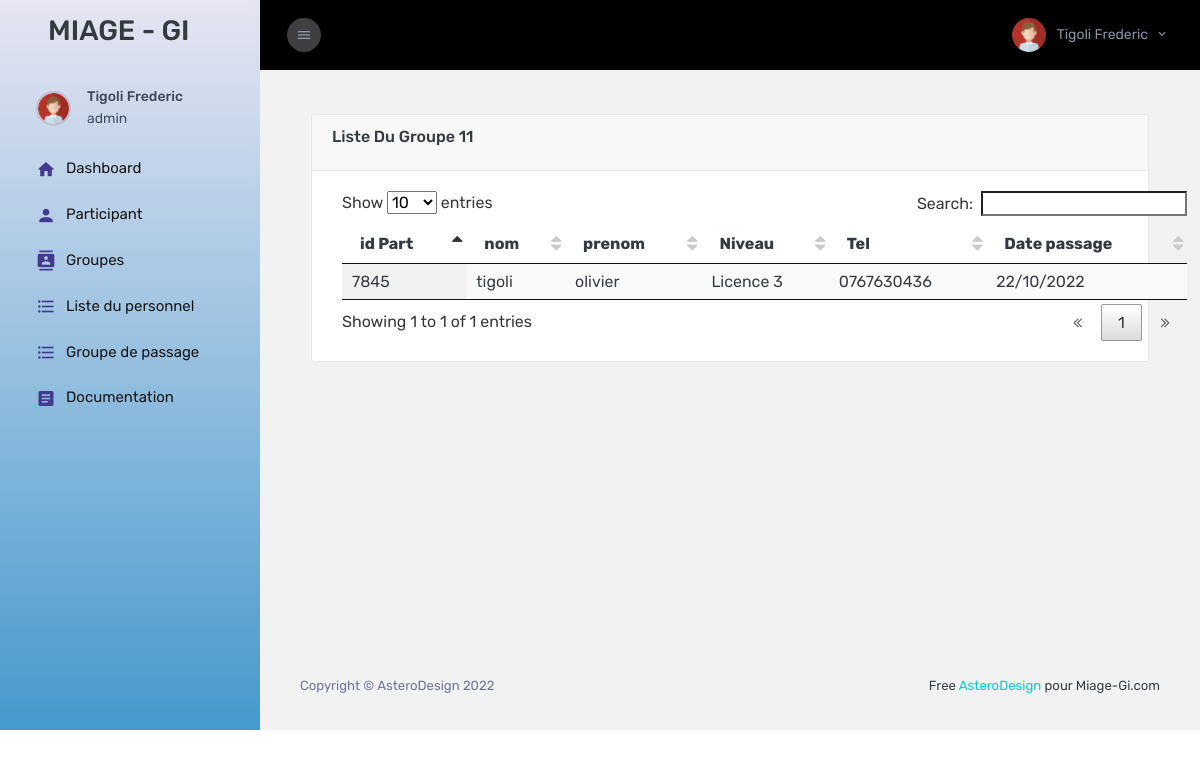
The app's page /miage-gi/pages/manageGrpList.php?Grp=11 (signed in), older data.
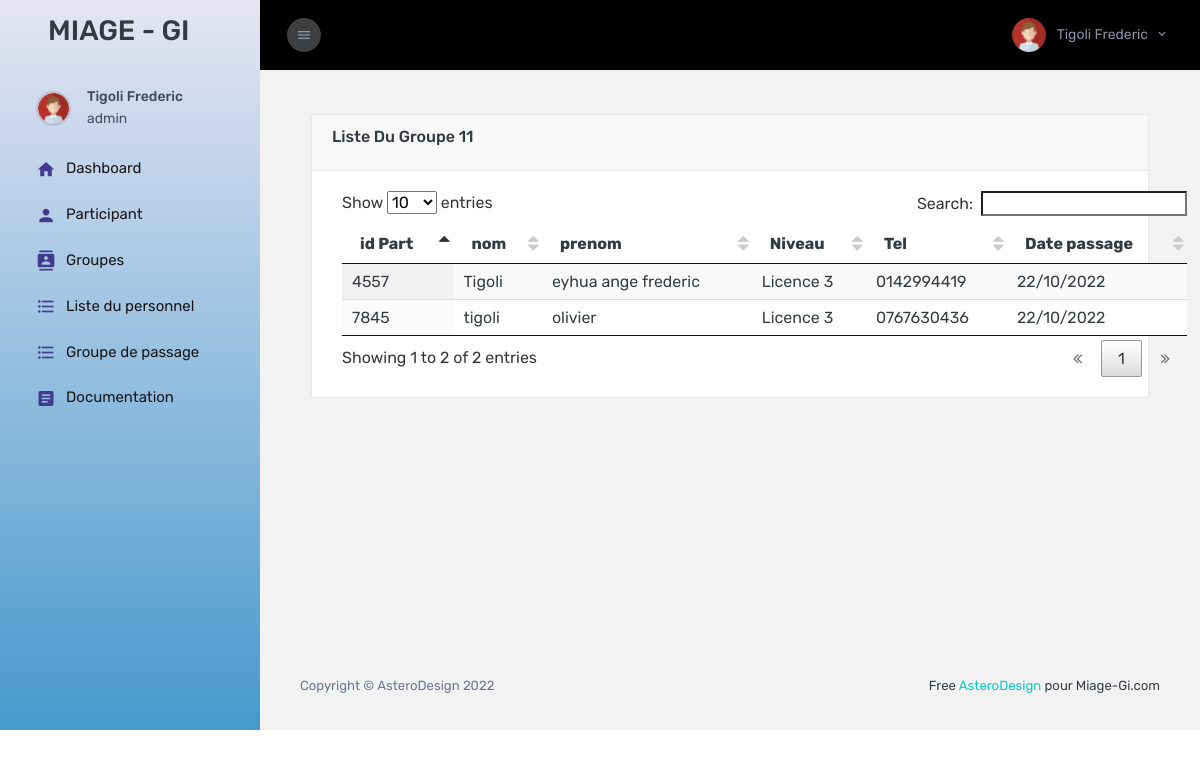
The same page, newer data.
### tables this page shows
CREATE TABLE IF NOT EXISTS `groupe` (
  `idPart` int(11) NOT NULL,
  `idSpe` int(11) NOT NULL,
  `codeGrp` int(11) NOT NULL,
  `datdeb` varchar(255) DEFAULT NULL,
  `datFin` varchar(255) DEFAULT NULL,
  KEY `idPart` (`idPart`),
  KEY `idSpe` (`idSpe`)
);

CREATE TABLE IF NOT EXISTS `participant` (
  `idPart` int(11) NOT NULL,
  `nom` varchar(255) NOT NULL,
  `prenom` varchar(255) NOT NULL,
  `idNiv` int(11) NOT NULL,
  `idSexe` int(11) NOT NULL,
  `mail` varchar(255) NOT NULL,
  `numTel` varchar(255) NOT NULL,
  `photo` varchar(255) NOT NULL,
  `dateCrea` datetime NOT NULL,
  PRIMARY KEY (`idPart`),
  KEY `idNiv` (`idNiv`),
  KEY `idSexe` (`idSexe`)
);

CREATE TABLE IF NOT EXISTS `niveau` (
  `idNiv` int(11) NOT NULL AUTO_INCREMENT,
  `libNiv` varchar(255) NOT NULL,
  PRIMARY KEY (`idNiv`)
);

### miage-gi/pages/manageGrpList.php (the view, shortened to what this page needs)
<?php
    include('../../config.php');
    if(strlen($_SESSION['idAdmin'])==0)
    {
        header('location:login.php');
    }else{
        $idadmin = $_SESSION['idAdmin'];
        $query = mysqli_query($con,"SELECT * FROM admininfo WHERE idAdmin='$idadmin'");
        $rst = mysqli_fetch_array($query);
    }
    if(isset($_GET['Grp'])){
        $codeGrp = intval($_GET['Grp']);
    }
?>
<!DOCTYPE html>
<html lang="fr">
<head>
  <?php  include "includes/head.php";?>
</head>
<body>
        <div class="container-scroller">
        <?php
            if($rst['idRole'] == 2){
            include "sidebarSec.php";
            }elseif($rst['idRole'] == 3){
            include "sidebarCompt.php";
            }else{
            include "includes/sidebar.php";
            }
        ?>
            <div class="container-fluid page-body-wrapper">
            <?php include "includes/header.php"?>
                <div class="main-panel">
                    <div class="content-wrapper pb-0">
                        <div class="col-12">
                            <div class="card">
                                <div class="card-header">
                                    <h4 class="card-title">Liste du groupe <?=$codeGrp?></h4>
                                </div>
                                <div class="card-body">
                                    <div class="table-responsive">
                                        <table id="example" class="display" style="min-width: 845px">
                                            <thead>
                                                <tr>
                                                    <th>id Part</th>
                                                    <th>nom</th>
                                                    <th>prenom</th>
                                                    <th>Niveau</th>
                                                    <th>Tel</th>
                                                    <th>Date passage</th>
                                                </tr>
                                            </thead>
                                            <tbody>
                                                <?php
                                                    $sql = mysqli_query($con,"SELECT * FROM groupe WHERE codeGrp='$codeGrp'");
                                                    while($result = mysqli_fetch_array($sql)){
                                                        $idPart = $result['idPart'];
                                                        $row1 = mysqli_query($con, "SELECT * FROM participant WHERE idPart = '$idPart'");
                                                        $rst1 = mysqli_fetch_array($row1);
                                                        $idNiv = $rst1['idNiv'];
                                                        $row2 = mysqli_query($con, "SELECT * FROM niveau WHERE idNiv = '$idNiv'");
                                                        $rst2 = mysqli_fetch_array($row2);
                                                ?>
                                                        <tr>
                                                            <td><?=$idPart?></td>
                                                            <td><?=$rst1['nom']?></td>
                                                            <td><?=$rst1['prenom']?></td>
                                                            <td><?=$rst2['libNiv']?></td>
                                                            <td>
                                                            <?=$rst1['numTel']?>
                                                            </td>
                                                            <td>
                                                                22/10/2022
                                                            </td>
                                                        </tr>
                                                <?php } ?>
                                        </table>
                                    </div>
                                </div>
                            </div>
                        </div>
                    </div>
                    <footer class="footer">
                        <div class="d-sm-flex justify-content-center justify-content-sm-between">
                            <span class="text-muted d-block text-center text-sm-left d-sm-inline-block">Copyright ©
                                AsteroDesign 2022</span>
                            <span class="float-none float-sm-right d-block mt-1 mt-sm-0 text-center"> Free <a
                                    href="http://asterodesign.ml/" target="_blank">AsteroDesign</a> pour Miage-Gi.com</span>
                        </div>
                    </footer>
                </div>
            </div>
        </div>
    </body>
</html>

### miage-gi/pages/includes/head.php (shortened to what this page needs)
<head>
  <link rel="stylesheet" href="../assets/vendors/mdi/css/materialdesignicons.min.css" />
  <link rel="stylesheet" href="../assets/vendors/flag-icon-css/css/flag-icon.min.css" />
  <link rel="stylesheet" href="../assets/vendors/css/vendor.bundle.base.css" />
  <link rel="stylesheet" href="../assets/vendors/font-awesome/css/font-awesome.min.css" />
  <link rel="stylesheet" href="../assets/vendors/bootstrap-datepicker/bootstrap-datepicker.min.css" />
  <link href="../assets/vendors/jqvmap/css/jqvmap.min.css" rel="stylesheet">
  <link rel="stylesheet" href="../assets/vendors/datatables/css/jquery.dataTables.min.css">
  <link rel="stylesheet" href="../assets/css/style.css" />
</head>

### miage-gi/pages/includes/sidebar.php (shortened to what this page needs)
<nav class='sidebar sidebar-offcanvas' id='sidebar'>
     <div class='text-center sidebar-brand-wrapper d-flex align-items-center'>
      <h2 class="text-align-center ml-5">MIAGE - GI</h2>
     </div>
     <ul class='nav'>
       <li class='nav-item nav-profile'>
         <a href='#' class='nav-link'>
           <div class='nav-profile-image'>
             <img src='../assets/images/faces-clipart/pic-1.png' alt='profile' />
           </div>
           <div class='nav-profile-text d-flex flex-column pr-3'>
             <span class='font-weight-medium mb-2'><?=$rst['nom']?> <?=$rst['prenom']?></span>
             <span class='font-weight-normal'><?=$rst['login']?></span>
           </div>
         </a>
       </li>
       <li class='nav-item'>
         <a class='nav-link' href='dashAdmin/index.php'>
           <i class='mdi mdi-home menu-icon'></i>
           <span class='menu-title'>Dashboard</span>
         </a>
       </li>
       <li class='nav-item'>
         <a class='nav-link' href='managePart.php'>
           <i class='mdi mdi-account menu-icon'></i>
           <span class='menu-title'>Participant</span>
         </a>
       </li>
       <li class='nav-item'>
         <a class='nav-link' href='manageGrp.php'>
           <i class='mdi mdi-contacts menu-icon'></i>
           <span class='menu-title'>Groupes</span>
         </a>
       </li>
       <li class='nav-item'>
         <a class='nav-link' href='ListPersl.php'>
           <i class='mdi mdi-format-list-bulleted menu-icon'></i>
           <span class='menu-title'>Liste du personnel</span>
         </a>
       </li>
       <li class='nav-item'>
         <a class='nav-link' href='GrpPassD.php'>
           <i class='mdi mdi-format-list-bulleted menu-icon'></i>
           <span class='menu-title'>Groupe de passage</span>
         </a>
       </li>
       <li class='nav-item'>
         <a class='nav-link' href=''>
           <i class='mdi mdi-file-document-box menu-icon'></i>
           <span class='menu-title'>Documentation</span>
         </a>
       </li>
     </ul>
   </nav>

### miage-gi/pages/includes/header.php (shortened to what this page needs)
<nav class="navbar col-lg-12 col-12 p-lg-0 fixed-top d-flex flex-row">
  <div class="navbar-menu-wrapper d-flex align-items-stretch justify-content-between">
    <button class="navbar-toggler navbar-toggler align-self-center mr-2" type="button" data-toggle="minimize">
      <i class="mdi mdi-menu"></i>
    </button>
    <ul class="navbar-nav navbar-nav-right ml-lg-auto">
      <li class="nav-item nav-profile dropdown border-0">
        <a class="nav-link dropdown-toggle" id="profileDropdown" href="#" data-toggle="dropdown">
          <img class="nav-profile-img mr-2" alt="" src="../assets/images/faces-clipart/pic-1.png" />
          <span class="profile-name"><?=$rst['nom']?> <?=$rst['prenom']?></span>
        </a>
      </li>
    </ul>
  </div>
</nav>

Row changes from the older to the newer data that the page shows:
added groupe: idPart "4557", idPart.nom "Tigoli", idPart.prenom "eyhua ange frederic", niveau.libNiv "Licence 3", idPart.numTel "0142994419"
Text that changed along with them:
text written by a page script: "Show entries Search: Showing 1 to 1 of 1 entries 1" → "Show entries Search: Showing 1 to 2 of 2 entries 1"
